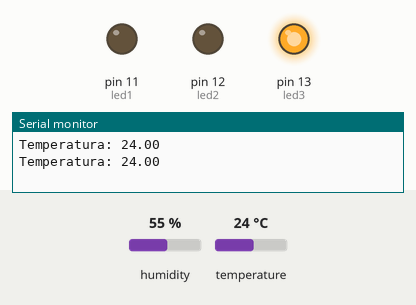
Simulated run of this sketch. Board: Arduino Uno, built with avr-gcc and run on an emulated ATmega328P. Shown: output pins drawn as LEDs (lit = HIGH), the last lines printed to the serial monitor. The test bench sets the inputs (shaded band); at power-on: temperature 24 °C, humidity 55 %.

Above: at 4.8 s.
4.9 s: temperature set to 22 °C
7.9 s: temperature set to 19 °C
At 8.8 s:
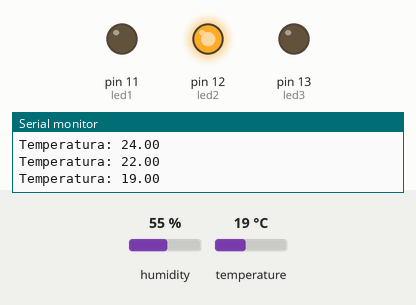
10.9 s: temperature set to 6 °C
13.9 s: temperature set to 3 °C
At 14.8 s:
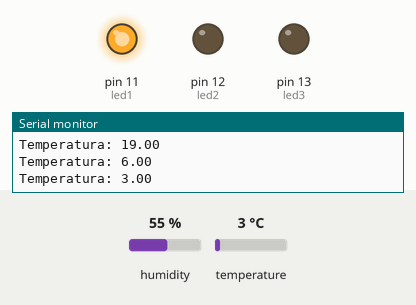
16.9 s: temperature set to 12 °C
At 19.5 s:
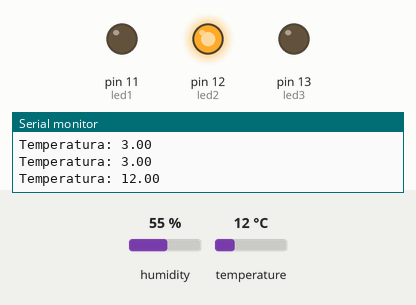
19.9 s: temperature set to 28 °C
At 20.8 s:
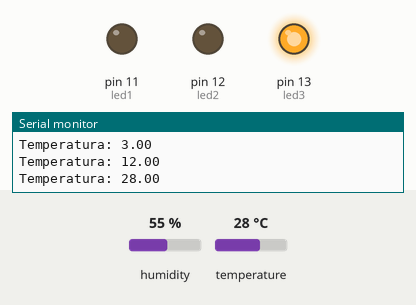
Timing chart, 0 to 22.9 s (numbered marks = the images above; inputs shaded):
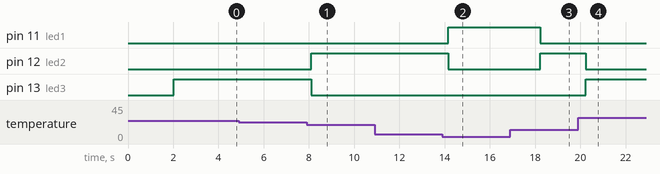

The sketch:

ex1.ino
```cpp
#include <DHT.h>
#include <DHT_U.h>

// Porta do sensor e tipo
#define DHTPIN 3
#define DHTTYPE DHT11

DHT dht(DHTPIN, DHTTYPE);

// LEDs
int led1 = 11;
int led2 = 12;
int led3 = 13;

// Temperatura
float temperatura;

void setup() {
  Serial.begin(9600); // inicializando o monitor serial
  dht.begin();        // inicializando o sensor

  // Configura LEDs como saída
  pinMode(led1, OUTPUT);
  pinMode(led2, OUTPUT);
  pinMode(led3, OUTPUT);
}

void loop() {
  delay(2000); // Aguarda 2 segundos entre as leituras
  temperatura = dht.readTemperature(); // lê temperatura em °C

  // Mostra temperatura
  Serial.print("Temperatura: ");
  Serial.println(temperatura);

  // Lógica dos LEDs
  if (temperatura < 5) {
    digitalWrite(led1, HIGH);
    digitalWrite(led2, LOW);
    digitalWrite(led3, LOW);
  }
  else if (temperatura <= 20) {
    digitalWrite(led1, LOW);
    digitalWrite(led2, HIGH);
    digitalWrite(led3, LOW);
  }
  else {
    digitalWrite(led1, LOW);
    digitalWrite(led2, LOW);
    digitalWrite(led3, HIGH);
  }
}
```

Measured:
- the behaviour switches between 21 and 20 °C on temperature (found by bisection; images 0 and 1)
- the behaviour switches between 5 and 4 °C on temperature (found by bisection; images 1 and 2)
- after the input at 7.9 s, pin 12 (led2): LOW → HIGH after 0.20 s; pin 13 (led3): HIGH → LOW after 0.20 s
- after the input at 13.9 s, pin 11 (led1): LOW → HIGH after 0.27 s; pin 12 (led2): HIGH → LOW after 0.27 s
- after the input at 16.9 s, pin 11 (led1): HIGH → LOW after 1.3 s; pin 12 (led2): LOW → HIGH after 1.3 s
- after the input at 19.9 s, pin 12 (led2): HIGH → LOW after 0.34 s; pin 13 (led3): LOW → HIGH after 0.34 s
